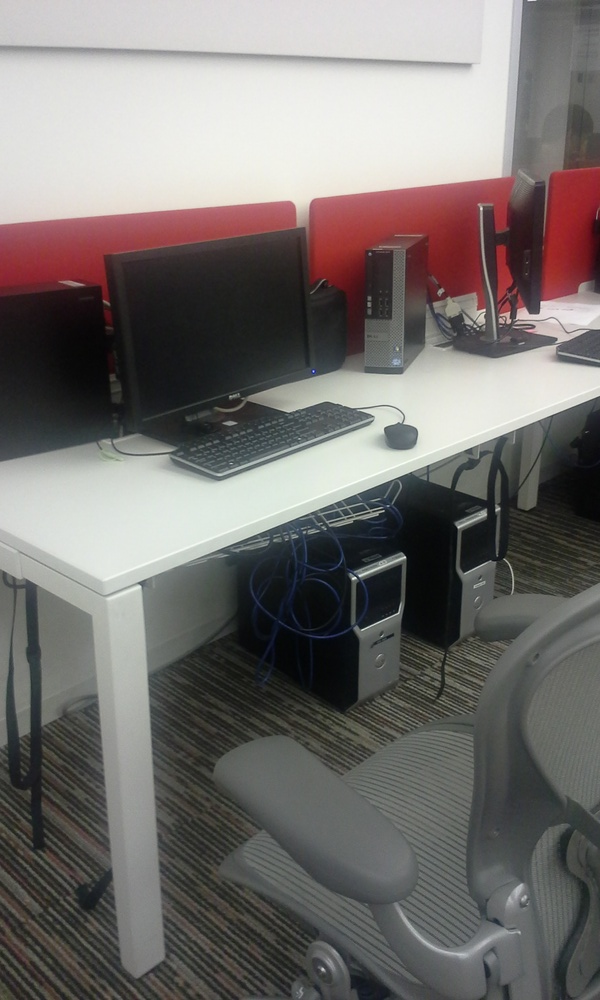
#> input picture project_2/my_stereo/20141014_183954.jpg, 600 x 1000 px, shrunk from 1536 x 2560 before the run
$ python my_stereo.py 20141014_183954.jpg 20141014_184000.jpg   (Python 2 division)   (older library calls are emulated)
#> lines starting #> are read from the running program, lines starting #| are printed output that depends on the picture
### project_2/stereo.py
"""Project 2: Stereo vision.

In this project, you'll extract dense 3D information from stereo image pairs.
"""

import cv2
import numpy as np


# [54 lines left out: function rectify_pair, not called in this run]


def disparity_map(image_left, image_right):
    """Compute the disparity images for image_left and image_right.

    Arguments:
      image_left, image_right: rectified stereo image pair.

    Returns:
      an single-channel image containing disparities in pixels,
        with respect to image_left's input pixels.
    """

    # Convert both images to 8-bit images
    image_left = cv2.cvtColor(image_left, cv2.COLOR_BGR2GRAY)
    image_right = cv2.cvtColor(image_right, cv2.COLOR_BGR2GRAY)

    window_size = 1
    stereo = cv2.StereoSGBM(
            minDisparity=15,
            numDisparities=112,
            SADWindowSize=window_size,
            uniquenessRatio=7,
            speckleWindowSize=50,
            speckleRange=1,
            disp12MaxDiff=100,
            fullDP=True,
            P1=8 * 3 * window_size ** 2,
            P2=32 * 3 * window_size ** 2
    )

    # Blur for better disparity map
    image_left = cv2.GaussianBlur(image_left, (3, 3), 5)
    image_right = cv2.GaussianBlur(image_right, (3, 3), 5)

    # Calculate disparities and change resulting type to 8-bit
    disparity = stereo.compute(image_left, image_right)
    disparity /= 16
    disparity = disparity.astype(np.uint8)

    return disparity


# [59 lines left out: functions make_ply, point_cloud, not called in this run]

### project_2/my_stereo/my_stereo.py
#!/usr/bin/env python
import cv2
import sys
import os

# Add directory above to path so we can import stereo
sys.path.append(os.path.abspath(".."))

import stereo


if len(sys.argv) < 3:
    print "Usage: {} image_a image_b".format(sys.argv[0])
    exit(0)

# Read images
image_a = cv2.imread(sys.argv[1])
#> image_a is the input picture: shape (1000, 600, 3); mean B, G, R 110.5, 112.6, 117.1
image_b = cv2.imread(sys.argv[2])
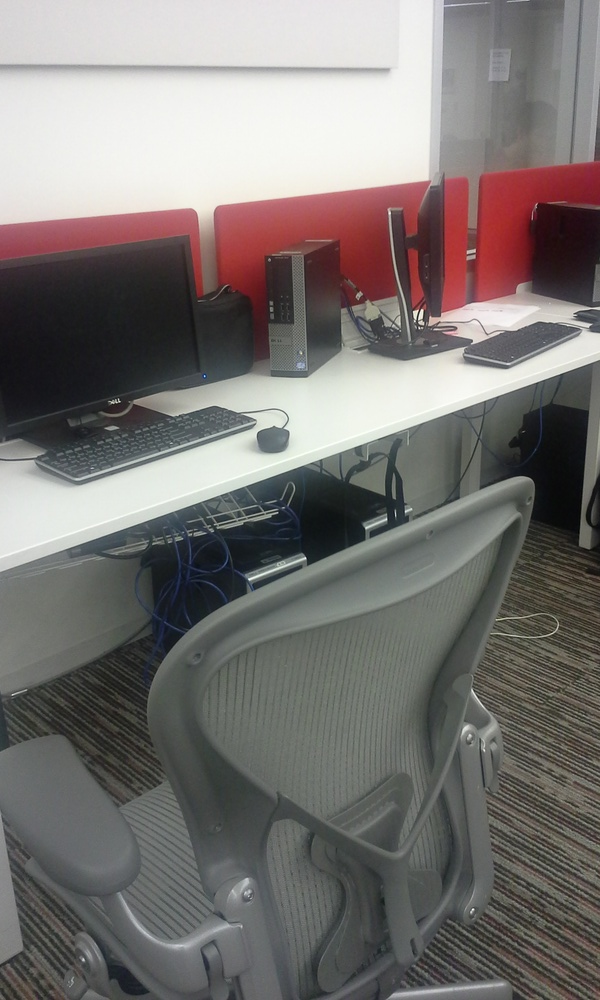
#> input picture project_2/my_stereo/20141014_184000.jpg, 600 x 1000 px, shrunk from 1536 x 2560 before the run
#> image_b is the input picture: shape (1000, 600, 3); mean B, G, R 114.1, 116.2, 120.7

disparity = stereo.disparity_map(image_a, image_b)
#> in disparity_map, `image_left = cv2.cvtColor(image_left, cv2.COLOR_BGR2GRAY)`:
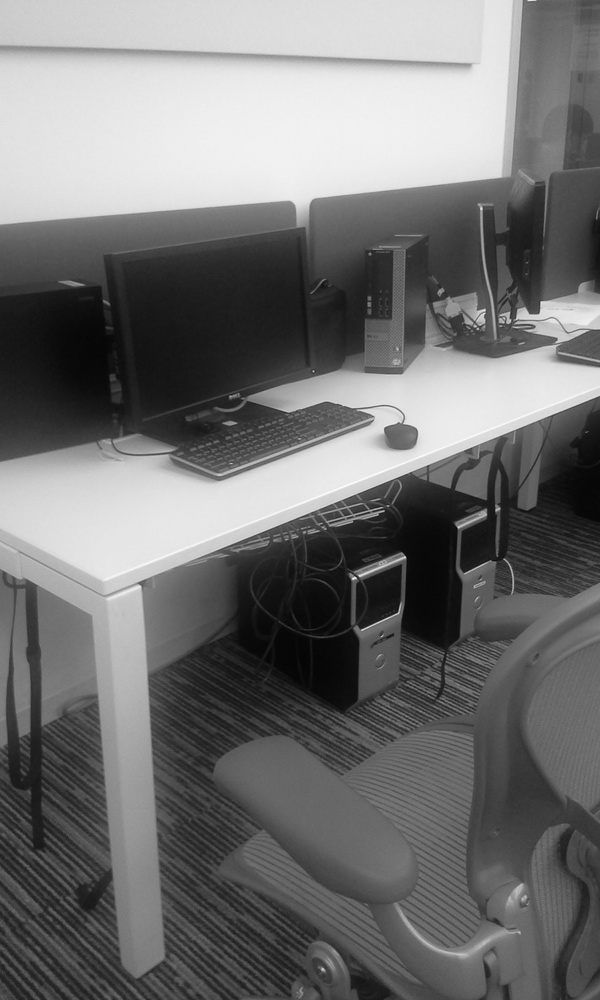
#> image_left: shape (1000, 600); min 3, max 253, mean 113.8
#> in disparity_map, `image_right = cv2.cvtColor(image_right, cv2.COLOR_BGR2GRAY)`:
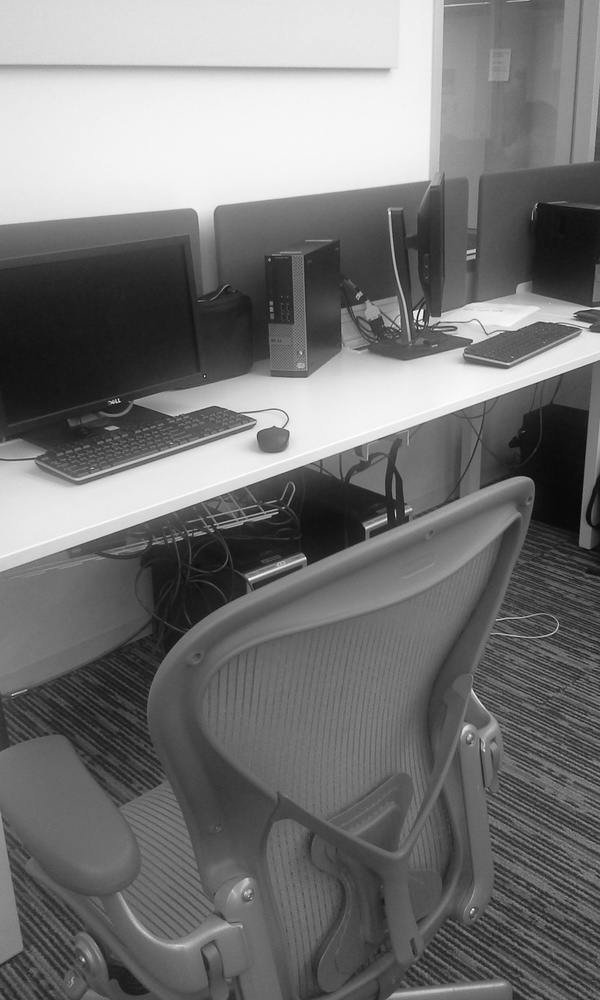
#> image_right: shape (1000, 600); min 2, max 254, mean 117.4
#> (the run stopped early here; a loop or call above may not have finished)
